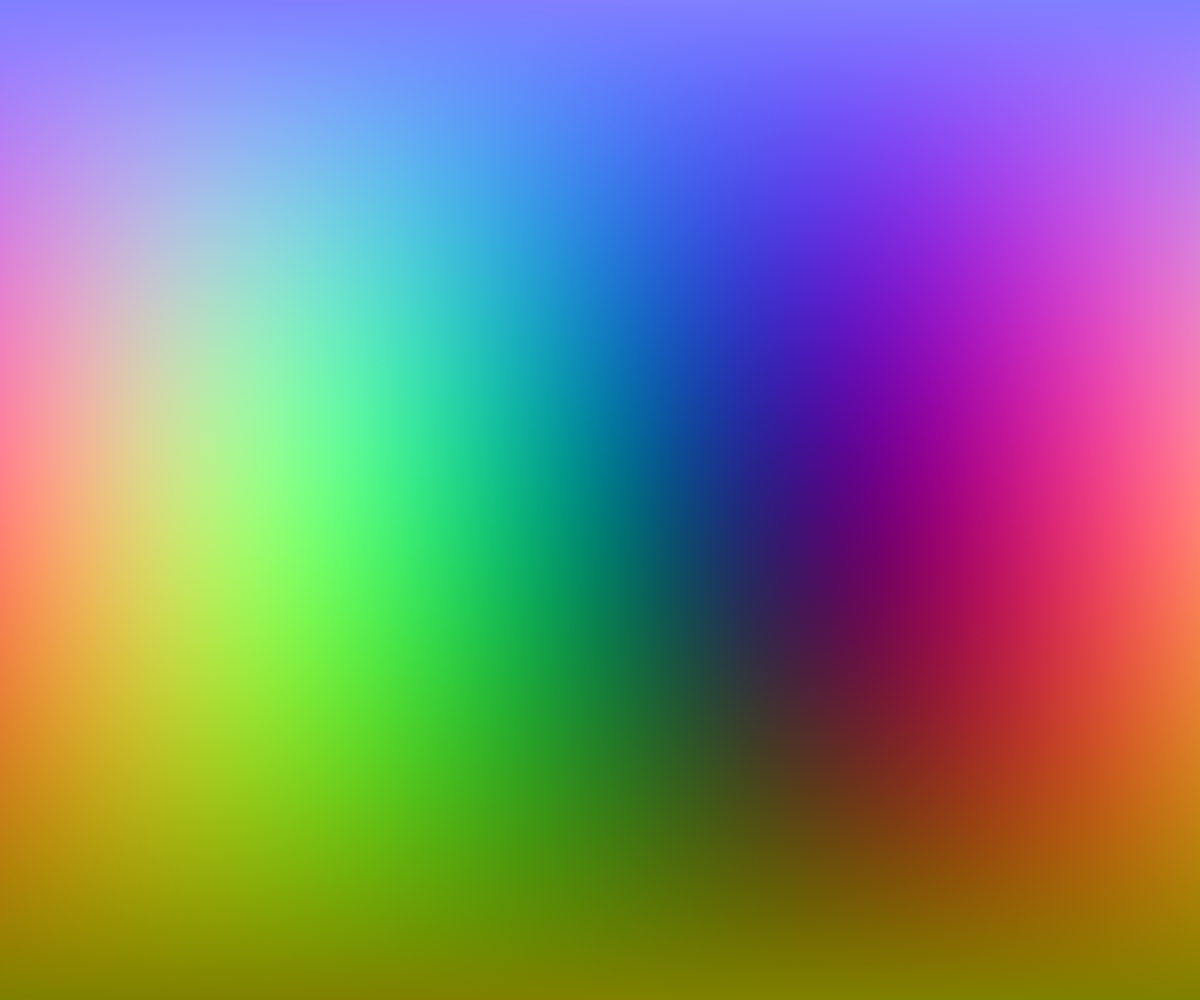
Frame 1 (no input)
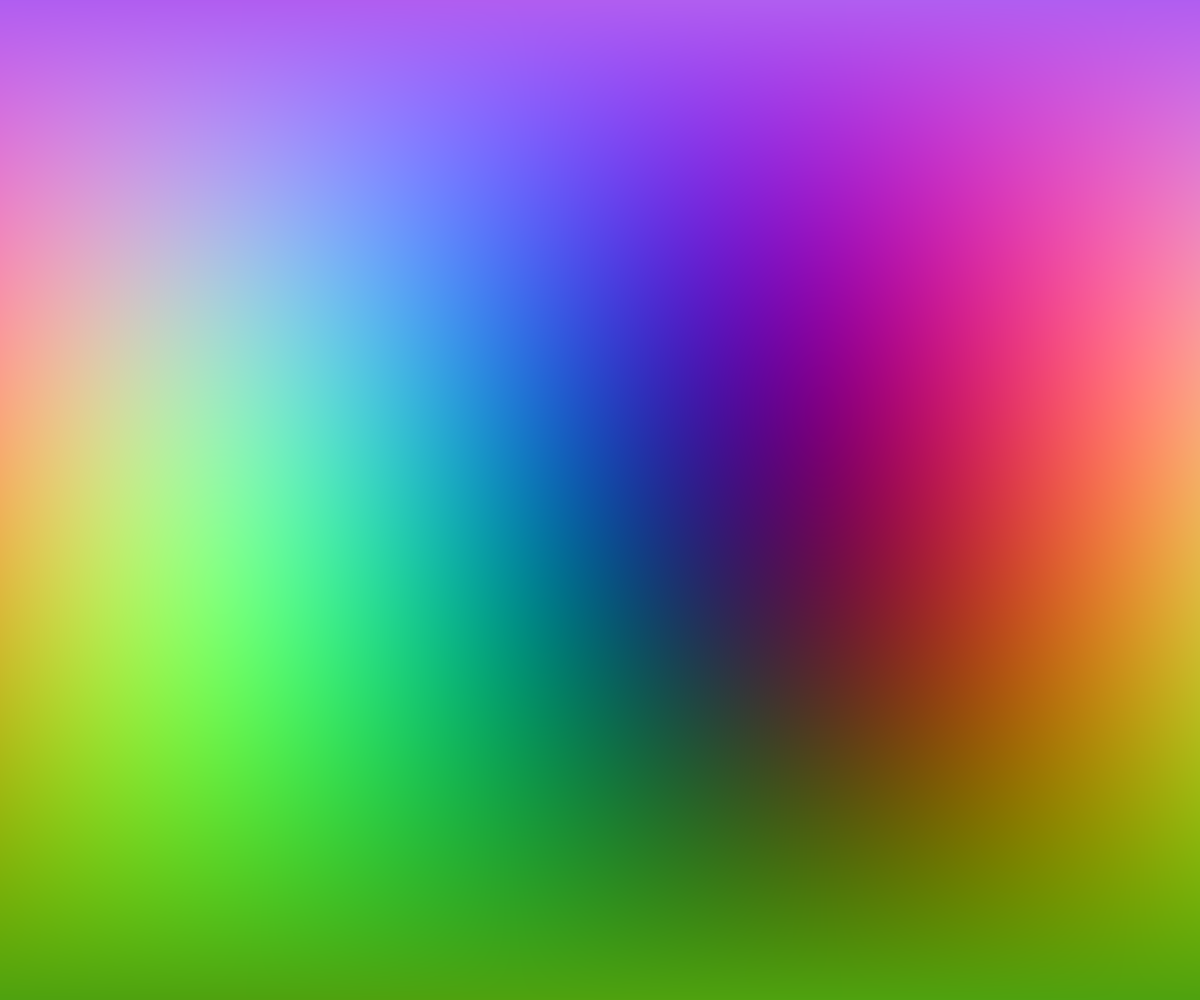
Frame 60 (no input)
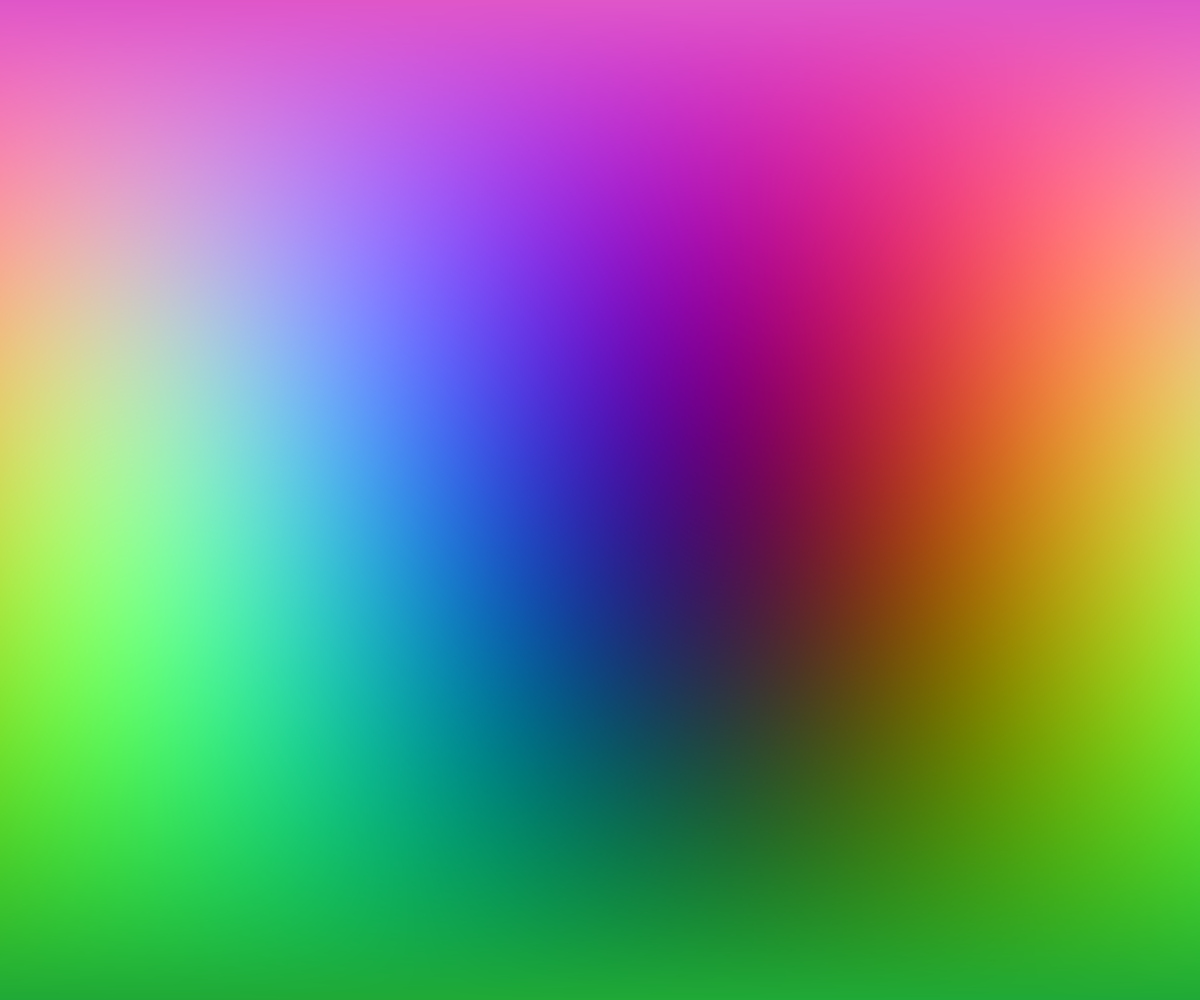
Frame 120 (the mouse pressed at the canvas centre since frame 60)

The p5.js sketch that drew these frames (run headless with seeded random() and noise() and a simulated clock; from frame 60 on, the mouse is pressed at the canvas centre):

// p5.js sketch
// ── sketch.js
let rotationVector;
let cx, cy, cz;          // Float32Array of unit-sphere coords (flat equirectangular mode)
let UVmap;
let RM;                  // flat 9-entry rotation matrix (scaled by 127.5)
let mode3D = false;
let sphereR;             // pixel radius used in 3D mode

// Spherical-coordinate params for the rotation axis
let axisTheta = Math.acos(Math.sqrt(3) / 3); // polar angle from +Z  (~54.7°)
let axisPhi   = Math.PI / 4;                  // azimuthal angle in XY (45°)
let rotSpeed  = 0.01;                          // rad / frame

function setup() {
  createCanvas(windowWidth, windowHeight);
  pixelDensity(1);

  RM = new Float64Array(9);
  updateRotationVector();
  initBuffers();
}

function initBuffers() {
  const N = width * height;
  cx = new Float32Array(N);
  cy = new Float32Array(N);
  cz = new Float32Array(N);
  UVmap = createImage(width, height);
  buildCoordsVector(cx, cy, cz, height, width);
  sphereR = Math.min(width, height) * 0.45;
}

function windowResized() {
  resizeCanvas(windowWidth, windowHeight);
  initBuffers();
}

function draw() {
  const theta = frameCount * rotSpeed + (8 * Math.PI * mouseX / width);
  buildRotationMatrix(RM, rotationVector, theta);
  if (mode3D) {
    renderSphere3D(UVmap, RM, sphereR, width / 2, height / 2);
  } else {
    renderSphere(UVmap, RM, cx, cy, cz);
  }
  image(UVmap, 0, 0);
}

function toggle3D() {
  mode3D = !mode3D;
  document.getElementById('mode-btn').textContent = mode3D ? 'Flat map' : '3D sphere';
}

// Recompute rotationVector from spherical coords and refresh the readout.
function updateRotationVector() {
  const sinT = Math.sin(axisTheta);
  rotationVector = createVector(
    sinT * Math.cos(axisPhi),
    sinT * Math.sin(axisPhi),
    Math.cos(axisTheta)
  );
  const el = document.getElementById('axis-display');
  if (el) {
    const v = rotationVector;
    el.textContent = `${v.x.toFixed(3)}, ${v.y.toFixed(3)}, ${v.z.toFixed(3)}`;
  }
}

function setAxisTheta(deg) {
  axisTheta = deg * Math.PI / 180;
  updateRotationVector();
}

function setAxisPhi(deg) {
  axisPhi = deg * Math.PI / 180;
  updateRotationVector();
}

function setRotSpeed(val) {
  rotSpeed = parseFloat(val);
}

// Rodrigues rotation. Pre-scaled by 127.5 so the inner loop can write
// straight to pixels with no shift/scale/floor/constrain.
function buildRotationMatrix(RM, RV, theta) {
  const c = Math.cos(theta);
  const s = Math.sin(theta);
  const t = 1 - c;
  const x = RV.x, y = RV.y, z = RV.z;
  const k = 127.5;

  RM[0] = k * (c + x * x * t);
  RM[1] = k * (x * y * t - z * s);
  RM[2] = k * (x * z * t + y * s);
  RM[3] = k * (y * x * t + z * s);
  RM[4] = k * (c + y * y * t);
  RM[5] = k * (y * z * t - x * s);
  RM[6] = k * (z * x * t - y * s);
  RM[7] = k * (z * y * t + x * s);
  RM[8] = k * (c + z * z * t);
}

function buildCoordsVector(cx, cy, cz, meridiansCount, parallelsCount) {
  for (let j = 0; j < meridiansCount; j++) {
    const meridian = Math.PI * j / (meridiansCount - 1);
    const sinM = Math.sin(meridian);
    const cosM = Math.cos(meridian);
    const rowOffset = parallelsCount * j;
    for (let i = 0; i < parallelsCount; i++) {
      const parallel = (Math.PI * 2) * i / parallelsCount;
      const idx = i + rowOffset;
      cx[idx] = sinM * Math.cos(parallel);
      cy[idx] = sinM * Math.sin(parallel);
      cz[idx] = cosM;
    }
  }
}

// Fused rotate + write. Uint8ClampedArray auto-rounds and clamps to [0,255].
function renderSphere(img, RM, cx, cy, cz) {
  img.loadPixels();
  const pixels = img.pixels;
  const m00 = RM[0], m01 = RM[1], m02 = RM[2];
  const m10 = RM[3], m11 = RM[4], m12 = RM[5];
  const m20 = RM[6], m21 = RM[7], m22 = RM[8];
  const k = 127.5;
  const N = cx.length;

  for (let i = 0; i < N; i++) {
    const x = cx[i], y = cy[i], z = cz[i];
    const p = i << 2;
    pixels[p]     = m00 * x + m01 * y + m02 * z + k;
    pixels[p + 1] = m10 * x + m11 * y + m12 * z + k;
    pixels[p + 2] = m20 * x + m21 * y + m22 * z + k;
    pixels[p + 3] = 255;
  }
  img.updatePixels();
}

// Ray-sphere intersection: for each pixel shoot an orthographic ray, compute
// the surface normal at the front hit point, then colour it the same way.
function renderSphere3D(img, RM, R, ox, oy) {
  img.loadPixels();
  const pixels = img.pixels;
  const W = img.width, H = img.height;
  const m00 = RM[0], m01 = RM[1], m02 = RM[2];
  const m10 = RM[3], m11 = RM[4], m12 = RM[5];
  const m20 = RM[6], m21 = RM[7], m22 = RM[8];
  const k = 127.5;
  const invR = 1 / R;

  for (let j = 0; j < H; j++) {
    const ny = (j - oy) * invR;
    const ny2 = ny * ny;
    const rowBase = j * W;
    for (let i = 0; i < W; i++) {
      const p = (rowBase + i) << 2;
      const nx = (i - ox) * invR;
      const d2 = nx * nx + ny2;
      if (d2 > 1) {
        pixels[p] = pixels[p + 1] = pixels[p + 2] = 0;
        pixels[p + 3] = 255;
      } else {
        const nz = Math.sqrt(1 - d2);
        pixels[p]     = m00 * nx + m01 * ny + m02 * nz + k;
        pixels[p + 1] = m10 * nx + m11 * ny + m12 * nz + k;
        pixels[p + 2] = m20 * nx + m21 * ny + m22 * nz + k;
        pixels[p + 3] = 255;
      }
    }
  }
  img.updatePixels();
}
